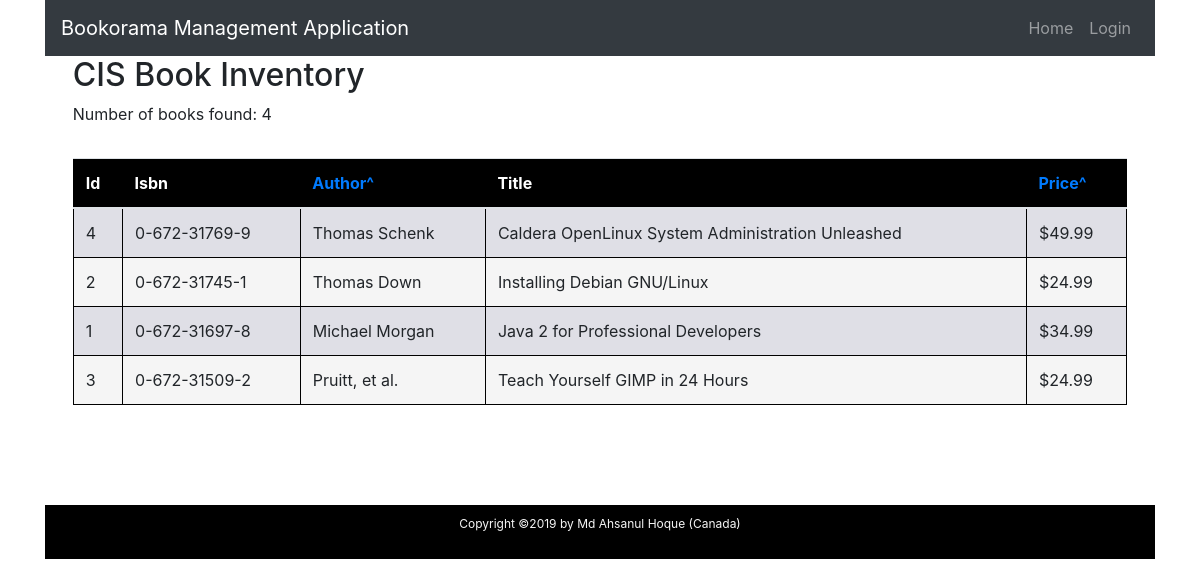
The page / on the database its author committed.
### tables this page shows
create table books
(  id int unsigned not null auto_increment primary key,
isbn char(13) not null,
   author char(50),
   title char(100),
   price float(4,2),
   UNIQUE KEY unique_isbn (isbn)
);

### admin/auth/LoginHelper.php (called while the page is built, shortened)
<?php
class LoginHelper
{
    public static function isLoggedIn(){
        if ($_SESSION['isLoggedIn']){
            return true;
        }
        else{
            return false;
        }
    }
}

### index.php (the view, shortened to what this page needs)
<?php
require('./admin/auth/LoginHelper.php');
?>
<!doctype html>
<html lang="en">
    <head>
        <link href="./css/bootstrap/bootstrap.min.css" rel="stylesheet">
        <link rel="stylesheet" href="https://cdnjs.cloudflare.com/ajax/libs/font-awesome/4.7.0/css/font-awesome.min.css">
        <link href="./css/custom.css" rel="stylesheet">
    </head>
    <body>
        <div class="container">
            <nav class="navbar navbar-expand-lg navbar-dark bg-dark">
                <a class="navbar-brand" href="./index.php">Bookorama Management Application</a>
                <div class="collapse navbar-collapse" id="navbarSupportedContent">
                    <ul class="navbar-nav ml-auto">
                        <li class="nav-item">
                            <a class="nav-link" href="./index.php">Home</a>
                        </li>
                        <?php if (!LoginHelper::isLoggedIn()){ ?>
                        <li class="nav-item">
                            <a class="nav-link" href="./admin/auth/login.php">Login</a>
                        </li>
                        <?php } ?>
                    </ul>
                </div>
            </nav>
            <div class="main-content">
                <?php
                require("lib/config.php");
                if (isset($_GET['author'])){
                    $sortedBy = " author asc";
                }
                elseif (isset($_GET['price'])){
                    $sortedBy = " price asc";
                }else{
                    $sortedBy = " title asc";
                }
                $sort = " order by".$sortedBy;
                $query = "SELECT id,isbn,author,title,price FROM books".$sort;
                $result = $mysqli->query($query);
                $num_results = $result->num_rows;
                echo "<h2>CIS Book Inventory</h2>";
                echo "<p>Number of books found: " . $num_results . "</p>";
                echo "<table class='table table-bordered table-striped'>";
                echo "<thead>";
                if ($num_results > 0) {
                    $books = $result->fetch_all(MYSQLI_ASSOC);
                    echo "<table class='table table-hover'><thead><tr>";
                    foreach ($books[0] as $k => $v) {
                        if ($k=='author'){
                            echo "<th><a href='./index.php?author=".urldecode($k)."'>" . ucwords($k) . "<span>&#94;</span></a></th>";
                        }
                        elseif ($k=='price'){
                            echo "<th><a href='./index.php?price=".urldecode($k)."'>" . ucwords($k) . "<span>&#94;</span></a></th>";
                        }
                        else{
                            echo "<th>" . ucwords($k) . "</th>";
                        }
                    }
                    echo "</tr></thead>";
                    echo "<tbody>";
                    foreach ($books as $book) {
                        echo "<tr class=''>";
                        foreach ($book as $k => $v) {
                            if ($k == 'id') {
                                echo "<td>" . $v . "</td>";
                            } else {
                                if ($k == 'price'){
                                    echo "<td>$" . $v . "</td>";
                                }
                                else{
                                    echo "<td>" . $v . "</td>";
                                }
                            }
                        }
                        echo "</tr>";
                    }
                    echo "</tbody>";
                    echo "</table>";
                }
                ?>
            </div>
            <?php include ('./layout/footer.php')?>
    </body>
</html>

### layout/footer.php (shortened to what this page needs)
<div class="footer">
    <p>Copyright &copy;<?php echo date("Y");?> by Md Ahsanul Hoque (Canada)</p>
</div>
</div>
</body>
</html>

### css/custom.css (style rules this page uses)
table { border: 1px solid black; }
table th { border-bottom: 1px solid white; color: white; }
table td { border: 1px solid black; }
table thead tr:first-child { background-color: black; }
table tbody tr:nth-child(even) { background-color: whitesmoke; }
table tbody tr:nth-child(odd) { background-color: #DFDFE6;; }
.main-content { max-width: 95%; margin: 0 auto; }
.footer { width: 100%; background-color: black; color: whitesmoke; text-align: center; padding: 10px; margin-top: 100px; font-size: 12px; }

### rows shown on the page
books: id "4", isbn "0-672-31769-9", author "Thomas Schenk", title "Caldera OpenLinux System Administration Unleashed", price "49.99"
books: id "2", isbn "0-672-31745-1", author "Thomas Down", title "Installing Debian GNU/Linux", price "24.99"
books: id "1", isbn "0-672-31697-8", author "Michael Morgan", title "Java 2 for Professional Developers", price "34.99"
books: id "3", isbn "0-672-31509-2", author "Pruitt, et al.", title "Teach Yourself GIMP in 24 Hours", price "24.99"

### other values the page prints
$num_results "4"
$k "Id"
$k "Isbn"
$k "Author"
$k "Title"
$k "Price"
